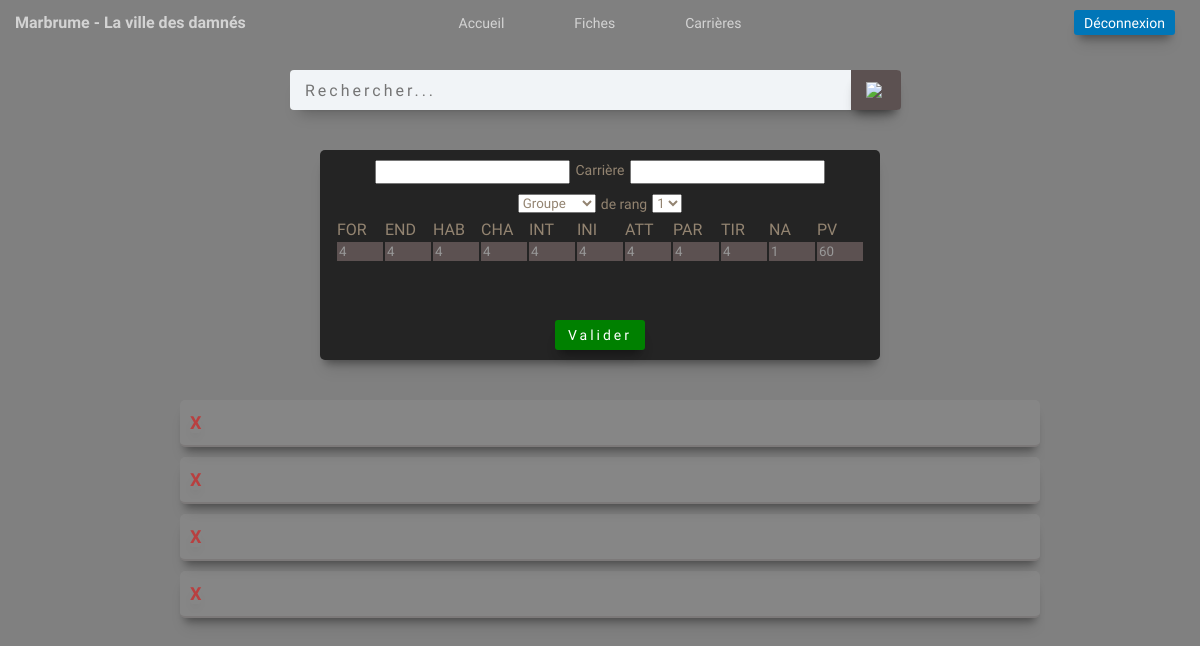
The app's page / (signed in), older data.
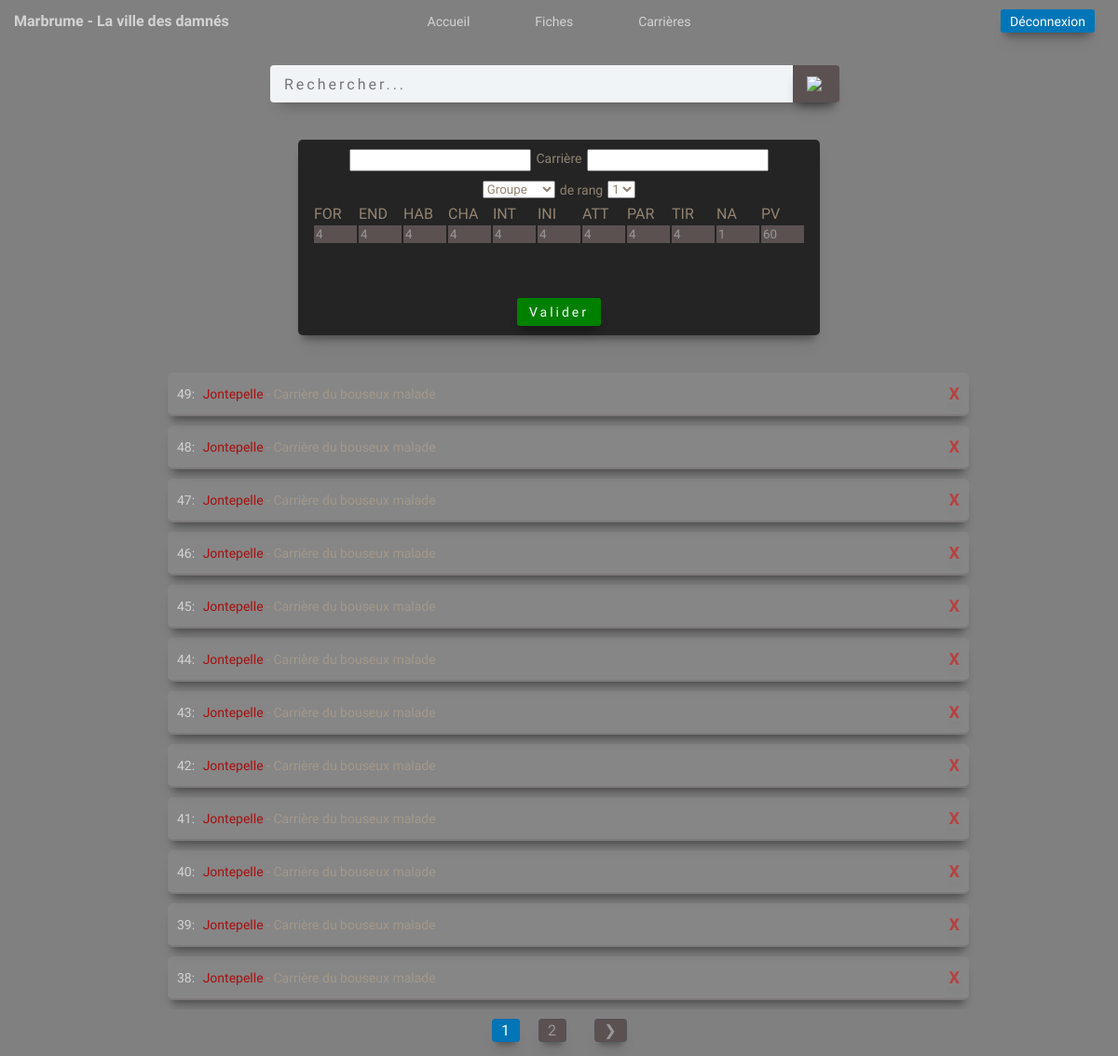
The same page, newer data.
### fiches/models.py (models this page shows, shortened)
class CharacterSheet(models.Model):
    name = models.CharField(max_length=50, blank=True, null=True)
    group = models.CharField(
        max_length=50, choices=CHOICES, default='Groupe', blank=False, null=True)
    rank = models.IntegerField(blank=True, null=True)
    path = models.CharField(max_length=50, blank=True, null=True)
    For = models.IntegerField(blank=True, null=True, default=8)
    End = models.IntegerField(blank=True, null=True, default=8)
    Hab = models.IntegerField(blank=True, null=True, default=8)
    Char = models.IntegerField(blank=True, null=True, default=8)
    Int = models.IntegerField(blank=True, null=True, default=8)
    Ini = models.IntegerField(blank=True, null=True, default=8)
    Att = models.IntegerField(blank=True, null=True, default=8)
    Par = models.IntegerField(blank=True, null=True, default=8)
    Tir = models.IntegerField(blank=True, null=True, default=8)
    Na = models.IntegerField(blank=True, null=True, default=1)
    Pv = models.IntegerField(blank=True, null=True, default=60)
    created = models.TimeField(auto_now_add=True, null=True)
    class Meta:
        ordering = ['-created']

### fiches/views.py (the view)
# urls.py: path('', include('fiches.urls')),
@login_required(login_url='login')
def fiches(request):
    page_title = "Carrières Marbrume"
    form = CharacterSheetForm()
    fiches, search_query = searchFiche(request)
    custom_range, fiches = paginateFiche(request, fiches, 12)
    context = {'page_title': page_title, 'fiches': fiches,
               'form': form, 'search_query': search_query, 'custom_range': custom_range, 'url': URL}
    return render(request, 'fiches/list.html', context)

### fiches/forms.py
class CharacterSheetForm(ModelForm):
    class Meta:
        model = CharacterSheet
        fields = '__all__'

### fiches/utils.py (called while the page is built)
def searchFiche(request):
    search_query = ""
    if request.GET.get('search_query'):
        search_query = request.GET.get('search_query')
    fiches = CharacterSheet.objects.distinct().filter(
        Q(name__icontains=search_query) |
        Q(path__icontains=search_query) |
        Q(group__icontains=search_query) |
        Q(rank__icontains=search_query)
        )
    return fiches, search_query

def paginateFiche(request, fiches, results):
    page = request.GET.get('page')
    paginator = Paginator(fiches, results)
    try:
        fiches = paginator.page(page)
    except PageNotAnInteger:
        page = 1
        fiches = paginator.page(page)
    except EmptyPage:
        page = paginator.num_pages
        fiches = paginator.page(page)
    leftIndex = (int(page) - 2)
    if leftIndex < 1:
        leftIndex = 1
    rightIndex = (int(page) + 3)
    if rightIndex >  paginator.num_pages:
        rightIndex = paginator.num_pages + 1
    custom_range = range(leftIndex, rightIndex)
    return custom_range, fiches

### fiches/templates/fiches/list.html (shortened to what the changed rows need)
{% extends "fiches/index.html" %}
{% load static %}
{% block content %}
<div class="container">
    <div id="list-container">
        {% for fiche in fiches %}
            <div class="sheet-list-item">
                {% if fiche.group == "Habitant(e)" %}
                <a href="{% url 'charsheet' fiche.id %}"><span class="sheet-list-item-id">{{fiche.id}}:</span> <span class="peuple_c">{{fiche.name}}</span> - Carrière {{fiche.path}}</a>{% comment %} <a class="sheet-list-item-url" href="{{url}}{{fiche.id}}">{{url}}{{fiche.id}}</a> {% endcomment %}
                {% elif fiche.group == "Noble" %}
                <a href="{% url 'charsheet' fiche.id %}"><span class="sheet-list-item-id">{{fiche.id}}:</span> <span class="noble_c">{{fiche.name}}</span> - Carrière {{fiche.path}}</a>{% comment %} <a class="sheet-list-item-url" href="{{url}}{{fiche.id}}">{{url}}{{fiche.id}}</a> {% endcomment %}
                {% elif fiche.group == "Prêtre(sse)" %}
                <a href="{% url 'charsheet' fiche.id %}"><span class="sheet-list-item-id">{{fiche.id}}:</span> <span class="clerge_c">{{fiche.name}}</span> - Carrière {{fiche.path}}</a>{% comment %} <a class="sheet-list-item-url" href="{{url}}{{fiche.id}}">{{url}}{{fiche.id}}</a> {% endcomment %}
                {% elif fiche.group == "Milice(ne)" %}
                <a href="{% url 'charsheet' fiche.id %}"><span class="sheet-list-item-id">{{fiche.id}}:</span> <span class="milice_c">{{fiche.name}}</span> - Carrière {{fiche.path}}</a>{% comment %} <a class="sheet-list-item-url" href="{{url}}{{fiche.id}}">{{url}}{{fiche.id}}</a> {% endcomment %}
                {% elif fiche.group == "Banni(e)" %}
                <a href="{% url 'charsheet' fiche.id %}"><span class="sheet-list-item-id">{{fiche.id}}:</span> <span class="banni_c">{{fiche.name}}</span> - Carrière {{fiche.path}}</a>
                {% endif %}
                    <div class="crud-grp">
                        <a href="{% url 'confirm' fiche.id %}"><button class="crud" id="delete">X</button></a>
                    </div>
            </div>
        {% endfor %}
    </div>
</div>
{% include 'fiches/pagination.html' with queryset=fiches custom_range=custom_range %}
{% endblock %}

Row changes from the older to the newer data that the page shows:
added CharacterSheet: id "49", name "Jontepelle", path "du bouseux malade"
added CharacterSheet: id "48", name "Jontepelle", path "du bouseux malade"
added CharacterSheet: id "47", name "Jontepelle", path "du bouseux malade"
added CharacterSheet: id "46", name "Jontepelle", path "du bouseux malade"
added CharacterSheet: id "45", name "Jontepelle", path "du bouseux malade"
added CharacterSheet: id "44", name "Jontepelle", path "du bouseux malade"
added CharacterSheet: id "43", name "Jontepelle", path "du bouseux malade"
added CharacterSheet: id "42", name "Jontepelle", path "du bouseux malade"
added CharacterSheet: id "41", name "Jontepelle", path "du bouseux malade"
added CharacterSheet: id "40", name "Jontepelle", path "du bouseux malade"
added CharacterSheet: id "39", name "Jontepelle", path "du bouseux malade"
added CharacterSheet: id "38", name "Jontepelle", path "du bouseux malade"
Text that changed along with them:
new list line: "1"
new list line: "2"
